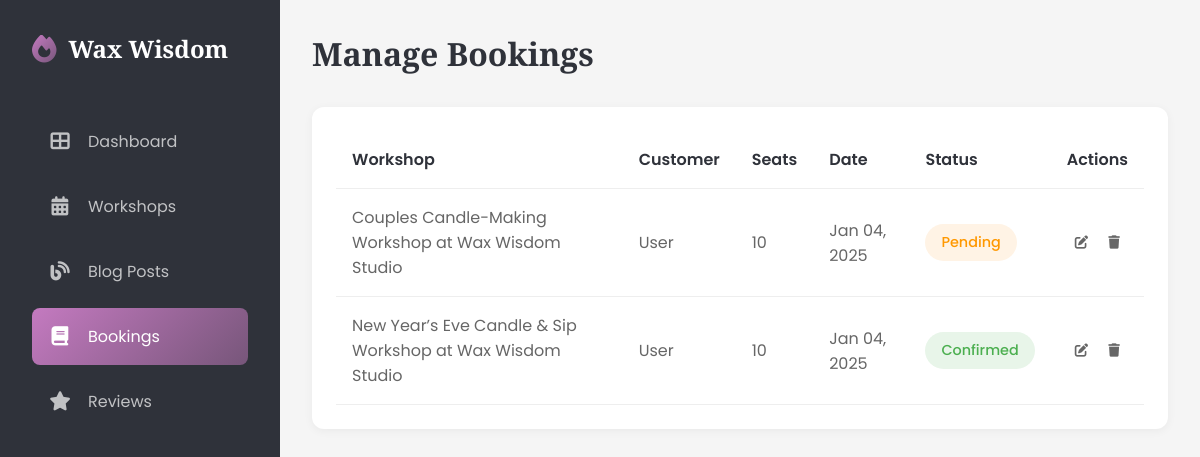
Before: /dashboard/bookings/ (signed in) with the older database file.
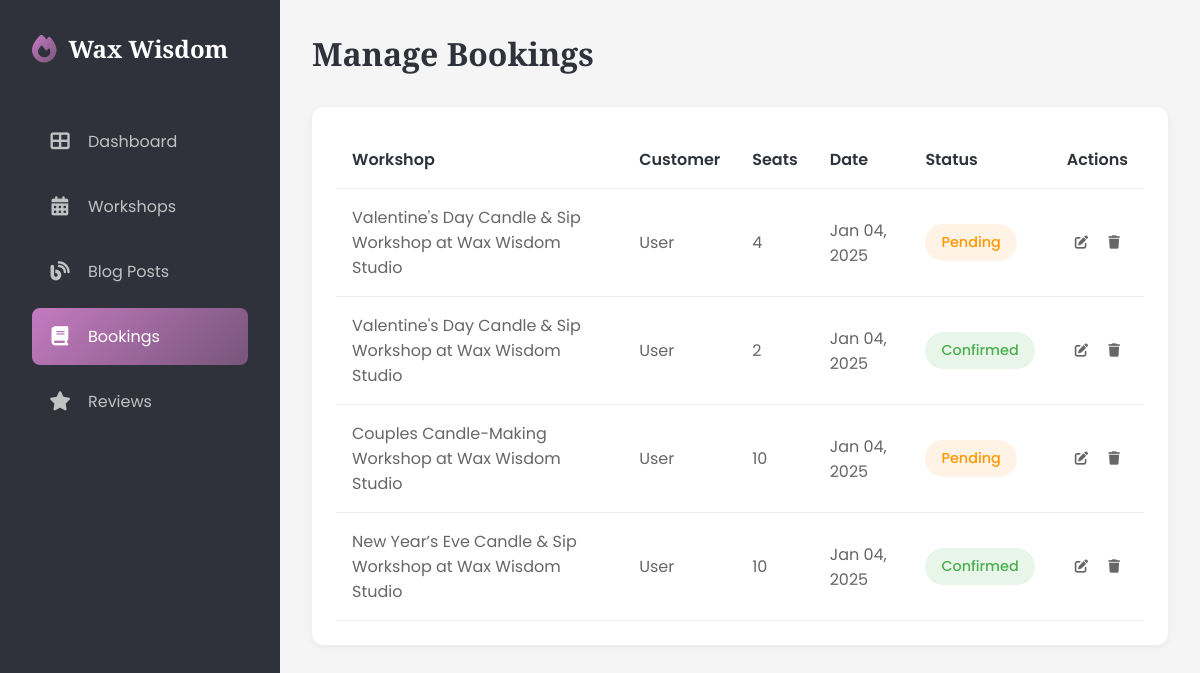
After: the same page with the newer database file.
### candle/models.py (models this page shows, shortened)
class Booking(models.Model):
    STATUS_CHOICES = [
        ('confirmed', 'Confirmed'),
        ('pending', 'Pending'),
        ('cancelled', 'Cancelled'),
    ]
    user = models.ForeignKey(User, on_delete=models.CASCADE, related_name='bookings', related_query_name='booking')
    workshop = models.ForeignKey(CandleWorkshop, on_delete=models.CASCADE, related_name='bookings', related_query_name='booking')
    booking_date = models.DateTimeField(auto_now_add=True)
    number_of_seats = models.IntegerField()
    status = models.CharField(
        max_length=10,
        choices=STATUS_CHOICES,
        default='pending'
    )
    class Meta:
        ordering = ['-booking_date']

class CandleWorkshop(models.Model):
    title = models.CharField(max_length=255)
    description = models.TextField()
    duration = models.FloatField(
        help_text='Duration of the workshop in hours (e.g., 1.5 for 1.5 hours)'
    )
    thumbnail = models.ImageField(
        upload_to='workshop_thumbnails/',
        null=True,
        blank=True,
        help_text='Featured image for the workshop',
        storage=RawMediaCloudinaryStorage()
    )
    date = models.DateField()
    time = models.TimeField()
    price = models.DecimalField(max_digits=10, decimal_places=2)
    capacity = models.IntegerField()
    class Meta:
        ordering = ("-date",)

### candle/views.py (the view)
# urls.py: path("bookings/",DashboardBookingView.as_view(),name="dashboard_bookings"),
class DashboardBookingView(LoginRequiredMixin,ListView):
    model = Booking
    template_name = "candle/dashboard/bookings.html"
    context_object_name = 'bookings'
    paginate_by = 10
    def get_queryset(self):
        user = self.request.user
        if user.is_superuser:
            return Booking.objects.all().order_by('-booking_date')
        return Booking.objects.filter(user=user).order_by('-booking_date')
    def get_context_data(self, **kwargs):
        context = super().get_context_data(**kwargs)
        context["active_menu"] = "bookings"
        return context

### candle/context_processors.py (called while the page is built)
def company_info(request):
    config = {
        "latest_blogs":Blogpost.objects.all()[:6],
        "latest_workshops":CandleWorkshop.objects.all()[:6]
    }
    try:
        config.update(Config.objects.first().as_dict())
    except Exception as e:
        pass
    return config

### candle/models.py (called while the page is built)
    def as_dict(self):
        return {
            'site_name': self.site_name or '',
            'site_title': self.site_title or '',
            "about_us": self.about_us or '',
            'site_description': self.site_description or '',
            'facebook_url': self.facebook_url or '',
            'instagram_url': self.instagram_url or '',
            "pinterest_url": self.pinterest_url or ""
        }

### candle/templates/candle/dashboard/bookings.html (shortened to what this page needs)
{% extends 'candle/dashboard/base.html' %}
{% block content %}
<main class="main-content">
    <div class="page-header">
        <h1 class="page-title">Manage Bookings</h1>
    </div>
    <div class="table-container">
        {% if not bookings %}
        <div class="empty-state">
            <i class="fas fa-calendar-xmark"></i>
            <p>No Recent Bookings</p>
            <span>New bookings will appear here</span>
        </div>
        {% else %}
        <table>
            <thead>
                <tr>
                    <th>Workshop</th>
                    {% if user.is_superuser %}
                    <th>Customer</th>
                    {% endif %}
                    <th>Seats</th>
                    <th>Date</th>
                    <th>Status</th>
                    <th>Actions</th>
                </tr>
            </thead>
            <tbody>
                {% for booking in bookings %}
                    <tr>
                        <td>{{booking.workshop.title}}</td>
                        {% if user.is_superuser %}
                        <td>{{booking.user.get_full_name|default:"User"}}</td>
                        {% endif %}
                        <td>{{booking.number_of_seats}}</td>
                        <td>{{booking.booking_date|date:"M d, Y"}}</td>
                        <td><span class="status status-{{booking.status}}">{{booking.get_status_display}}</span></td>
                        <td>
                            <button class="action-btn" onclick="openBookingModal({{booking.id}})"><i class="fas fa-edit"></i></button>
                            <form method="post" action="{% url 'candle:delete_bookings' booking.id %}" class="delete-form">
                                <button type="submit" class="action-btn">
                                    <i class="fas fa-trash"></i>
                                </button>
                            </form>
                        </td>
                    </tr>
                {% endfor %}
            </tbody>
        </table>
        {% endif %}
    </div>
</main>
{% endblock content %}

Changed rows visible on the page:
added Booking: workshop "Valentine's Day Candle & Sip Workshop at Wax Wisdom Studio", user.get_full_name "User", number_of_seats "4", booking_date "Jan 04, 2025", status "Pending"
added Booking: workshop "Valentine's Day Candle & Sip Workshop at Wax Wisdom Studio", user.get_full_name "User", number_of_seats "2", booking_date "Jan 04, 2025", status "Confirmed"
